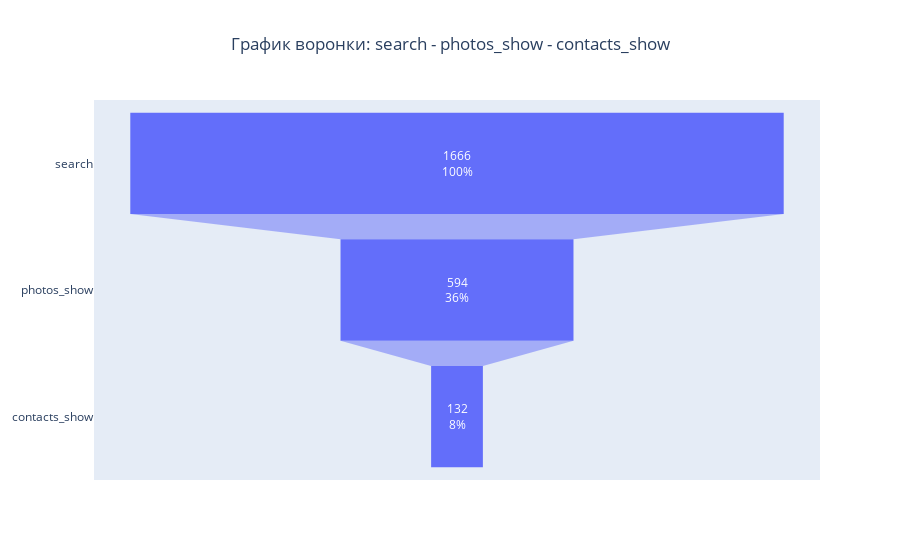

Notebook source saved alongside this figure:
### Code cell
create_funnel_df(df, ['search', 'photos_show', 'contacts_show'], from_date=None, to_date=None, step_interval=0)

### Figure 1 — Plotly figure (JSON) as saved in the notebook; plotly's stock layout.template omitted (floating-point values rounded to 4 significant figures)
{"data": [{"textinfo": "value+percent initial", "type": "funnel", "x": [1666, 594, 132], "y": ["search", "photos_show", "contacts_show"]}], "layout": {"title": {"text": "График воронки: search - photos_show - contacts_show", "x": 0.5}}}
